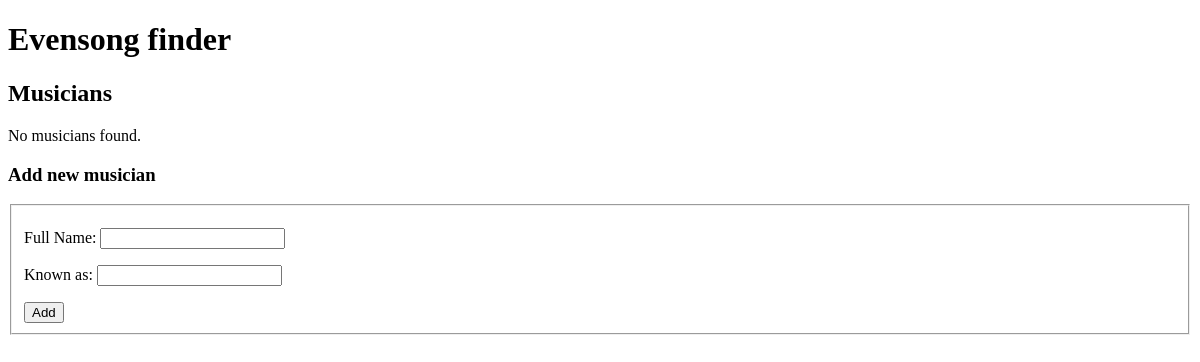
The page /services/musicians/ on the database as committed earlier.
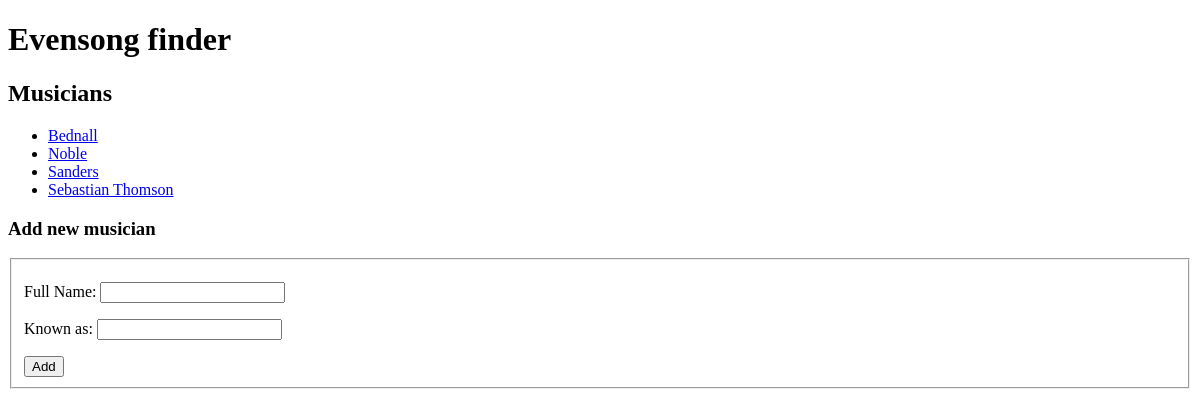
The same page on the database as committed later.
### services/models.py (models this page shows, shortened)
class Musician(models.Model):
    fullName = models.CharField(max_length=255)
    knownAs = models.CharField(max_length=255, blank=True, null=True)
    wikiUrl = models.OneToOneField(ExternalUrl, on_delete=models.CASCADE, related_name="musicianWikiUrl", blank=True, null=True)
    websiteUrl = models.OneToOneField(ExternalUrl, on_delete=models.CASCADE, related_name="musicianWebsite", blank=True, null=True)
    def __str__(self):
        return self.knownAs if self.knownAs != "" and self.knownAs is not None else self.fullName

### services/views.py (the view)
# urls.py: path("musicians/", views.musicianList, name="musicianList"),
def musicianList(request):
    musicians = Musician.objects.all().order_by("knownAs")
    template = loader.get_template("services/pages/musicianList.html")
    context = {"musicians": musicians, "heading": "Musicians"}
    return HttpResponse(template.render(context, request))

### services/templates/services/pages/musicianList.html
{% extends "services/base.html" %}
{% block content %}
    {% if heading %}
        <h2>{{ heading }}</h2>
    {% endif %}
    {% include "services/components/musicianList.html" with musicians=musicians %}
    {% include "services/components/musicianAdd.html" %}
{% endblock %}

### services/templates/services/components/musicianList.html
{% if musicians %}
<ul>
    {% for musician in musicians %}
    <li><a href="/services/musicians/{{ musician.id }}/">{{ musician }}</a></li>
    {% endfor %}
</ul>
{% else %}
<p>No musicians found.</p>
{% endif %}

Rows that differ between the two databases and show on the page:
added Musician: knownAs "Bednall"
added Musician: knownAs "Noble"
added Musician: knownAs "Sanders"
added Musician: knownAs "Sebastian Thomson"
Other text that changed with them:
text no longer shown: "No musicians found."
